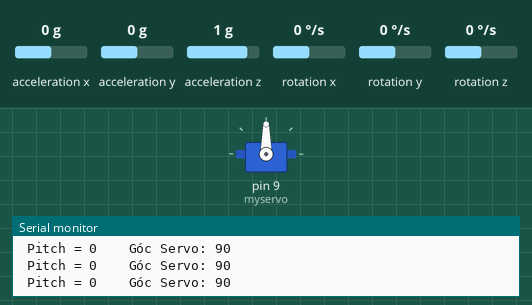
Recording of a program running on a simulated Arduino Uno, built with avr-gcc and run on an emulated ATmega328P. Shown: servo, the last lines printed to the serial monitor. The inputs (shaded band) are chosen by the test bench; at power-on: acceleration x 0 g, acceleration y 0 g, acceleration z 1 g, rotation x 0 °/s, rotation y 0 °/s, rotation z 0 °/s.

Above: at 2.2 s.
2.3 s: acceleration x set to 0.8 g
At 2.7 s:
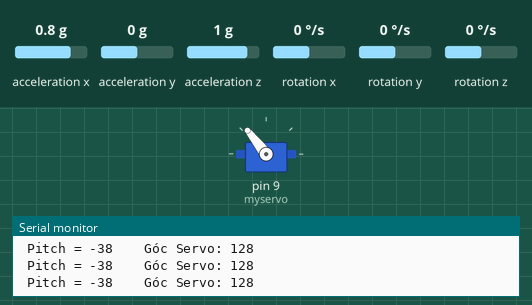
3.8 s: acceleration y set to -1.4 g
At 5.0 s:
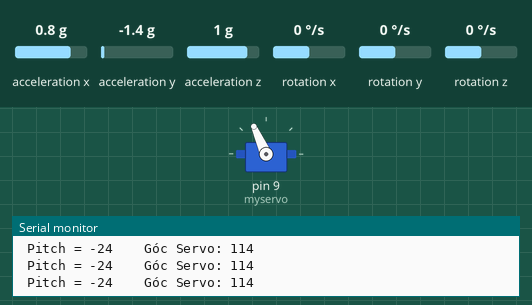
5.3 s: acceleration x set to -1.4 g
At 6.1 s:
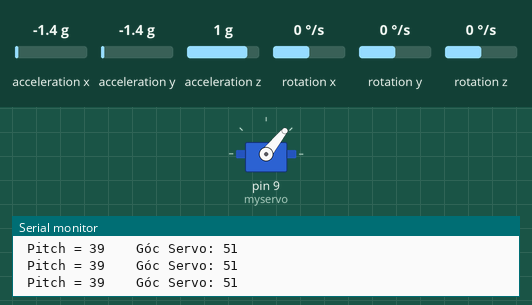
6.8 s: acceleration y set to 0 g
At 7.6 s:
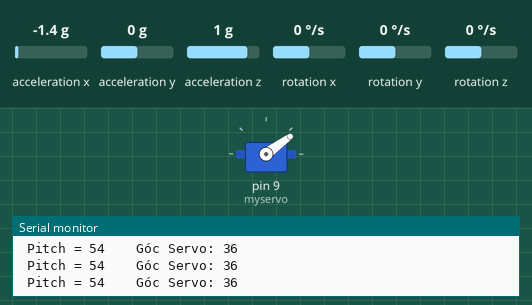
8.3 s: acceleration z set to 0 g
At 8.7 s:
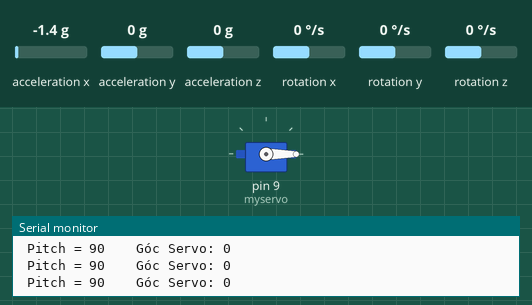
9.8 s: acceleration x set to 1.4 g
At 10.7 s:
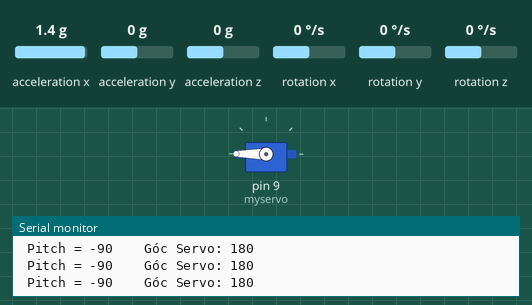
Timing chart, 0 to 12.3 s (numbered marks = the images above; inputs shaded):
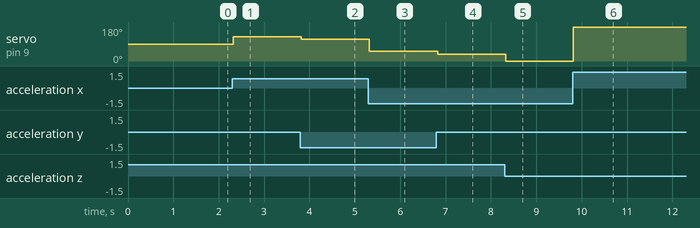

The program:

main.cpp
```cpp
/*
    MPU6050 Triple Axis Gyroscope & Accelerometer. Pitch & Roll Accelerometer Example.
    Read more: http://www.jarzebski.pl/arduino/czujniki-i-sensory/3-osiowy-zyroskop-i-akcelerometr-mpu6050.html
    GIT: https://github.com/jarzebski/Arduino-MPU6050
    Web: http://www.jarzebski.pl
    (c) 2014 by Korneliusz Jarzebski
*/
#include <Arduino.h>
#include <Wire.h>
#include <MPU6050.h>

MPU6050 mpu;

#include <Servo.h>
Servo myservo;

void setup()
{
  Serial.begin(115200);

  Serial.println("Initialize MPU6050");

  while(!mpu.begin(MPU6050_SCALE_2000DPS, MPU6050_RANGE_2G))
  {
    Serial.println("Could not find a valid MPU6050 sensor, check wiring!");
    delay(500);
  }

  myservo.attach(9);
  myservo.write(89);
  delay(1000);
}

void loop()
{
  // Read normalized values
  Vector normAccel = mpu.readNormalizeAccel();

  // Calculate Pitch & Roll
  int pitch = -(atan2(normAccel.XAxis, sqrt(normAccel.YAxis*normAccel.YAxis + normAccel.ZAxis*normAccel.ZAxis))*180.0)/M_PI;
  int roll = (atan2(normAccel.YAxis, normAccel.ZAxis)*180.0)/M_PI;

  // Output
  Serial.print(" Pitch = ");
  Serial.print(pitch);
//  Serial.print(" Roll = ");
//  Serial.print(roll);
//
//  Serial.println();

  delay(10);
  int val = map(pitch,-90,90,180,0);

  myservo.write(val);

  int gocservo = myservo.read();
  Serial.print("    Góc Servo: "); Serial.println(gocservo);
}
```

Measured:
- after the input at 2.3 s, servo on pin 9 (myservo): 90° → 128° at once
- after the input at 3.8 s, servo on pin 9 (myservo): 128° → 114° at once
- after the input at 5.3 s, servo on pin 9 (myservo): 114° → 51° at once
- after the input at 6.8 s, servo on pin 9 (myservo): 51° → 36° at once
- after the input at 8.3 s, servo on pin 9 (myservo): 36° → 0° at once
- after the input at 9.8 s, servo on pin 9 (myservo): 0° → 180° at once
